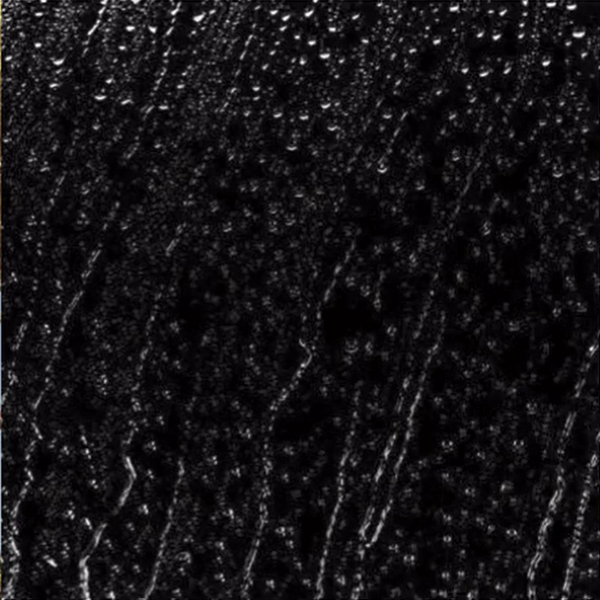
#> input picture CV/resource/img/rain.jpg, 600 x 600 px
$ python '04图像的算数运算.py'
#> lines starting #> are read from the running program, lines starting #| are printed output that depends on the picture
# -*- coding: utf-8 -*-
"""
Created on Wed Apr  6 12:48:45 2022

@author: xlfms
"""

import numpy as np
import cv2 as cv
import matplotlib.pyplot as plt

rain = cv.imread("./resource/img/rain.jpg")
#> rain is the input picture: shape (600, 600, 3); mean B, G, R 21.2, 18.7, 21.1
plt.imshow(rain[:, :, ::-1])

view = cv.imread("./resource/img/view.jpg")
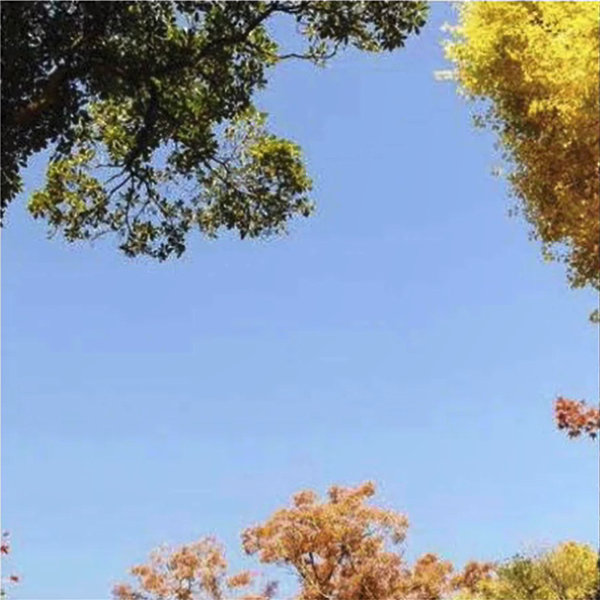
#> input picture CV/resource/img/view.jpg, 600 x 600 px
#> view is the input picture: shape (600, 600, 3); mean B, G, R 178.5, 157.8, 140.8
plt.imshow(view[:, :, ::-1])

# cv加法
img1 = cv.add(rain, view)
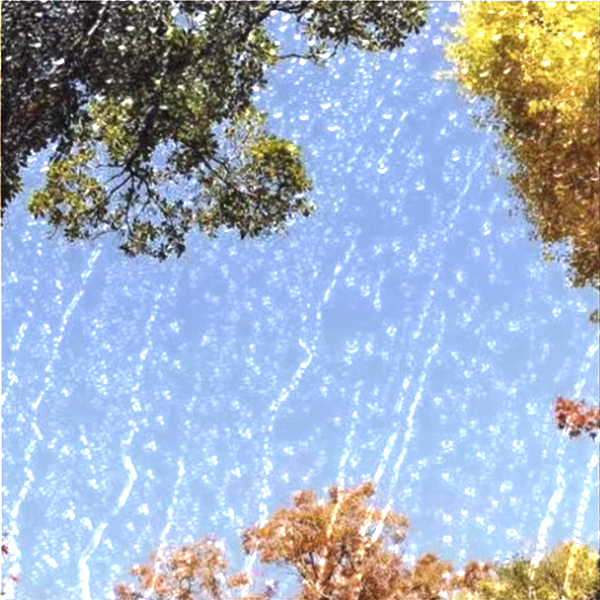
#> img1: shape (600, 600, 3); mean B, G, R 195.1, 175.3, 160.9
plt.imshow(img1[:, :, ::-1])

# cv减法
img1_1 = cv.subtract(img1, rain)
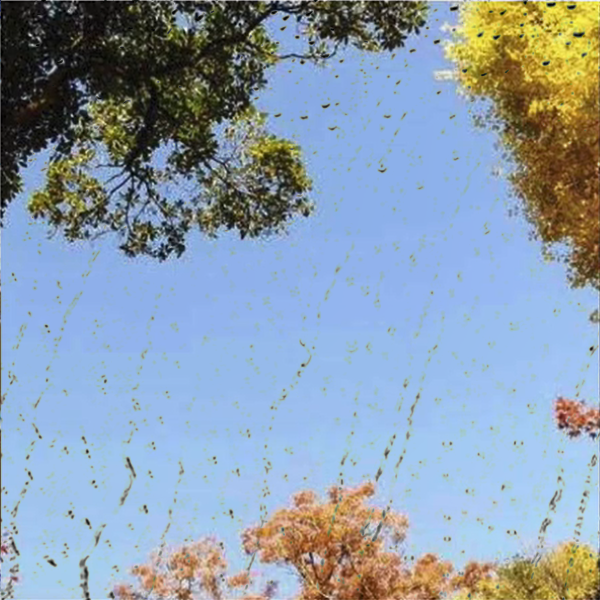
#> img1_1: shape (600, 600, 3); mean B, G, R 173.9, 156.6, 139.8
img1_2 = cv.subtract(img1, view)
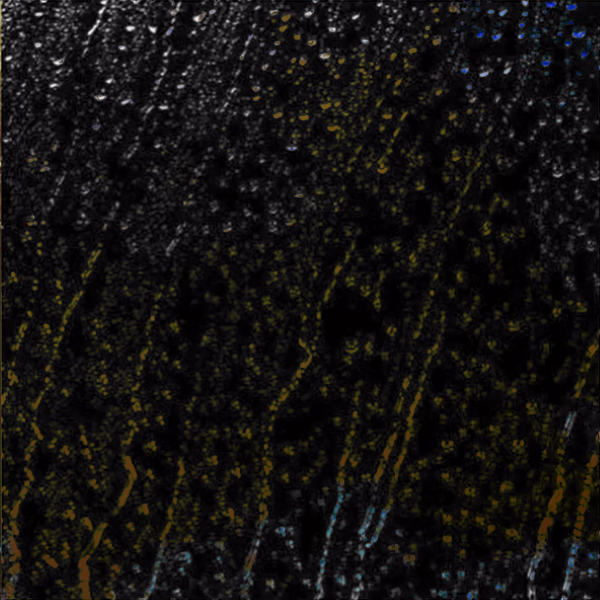
#> img1_2: shape (600, 600, 3); mean B, G, R 16.6, 17.5, 20.1
plt.imshow(img1_1[:, :, ::-1])
plt.imshow(img1_2[:, :, ::-1])


# numpy 加法
img2 = rain+view
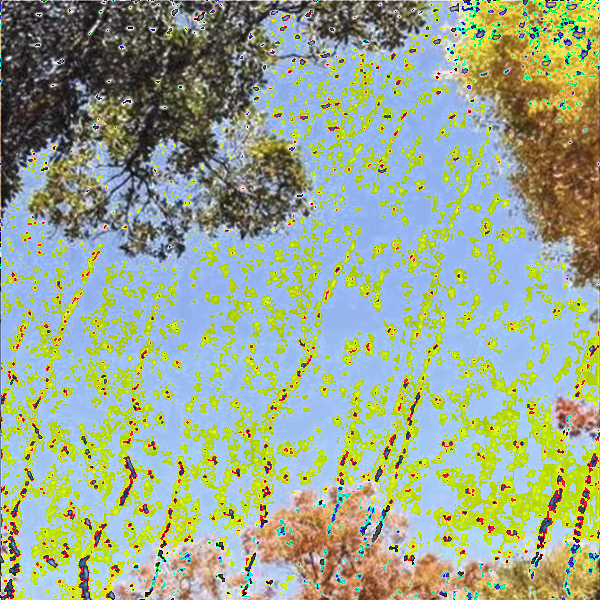
#> img2: shape (600, 600, 3); mean B, G, R 144.9, 168.4, 154.7
plt.imshow(img2[:, :, ::-1])

# 图像的混合
img3 = cv.addWeighted(view, 0.7, rain, 0.3, 0)
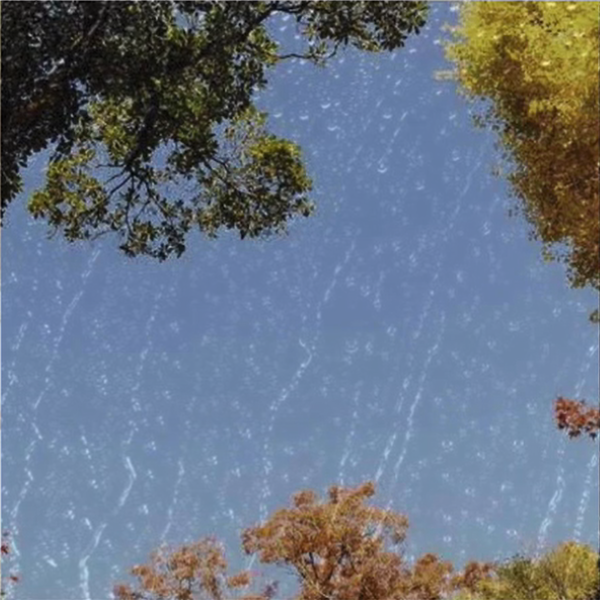
#> img3: shape (600, 600, 3); mean B, G, R 131.3, 116.1, 104.9
plt.imshow(img3[:, :, ::-1])
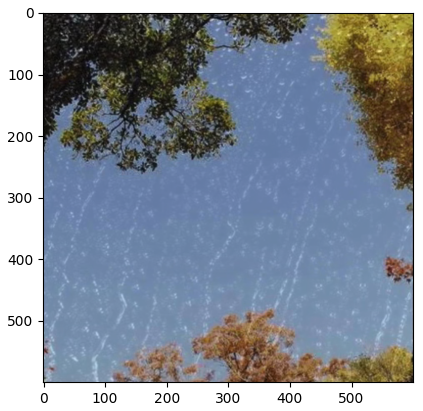
#> figure drawn by matplotlib, 1 panel
